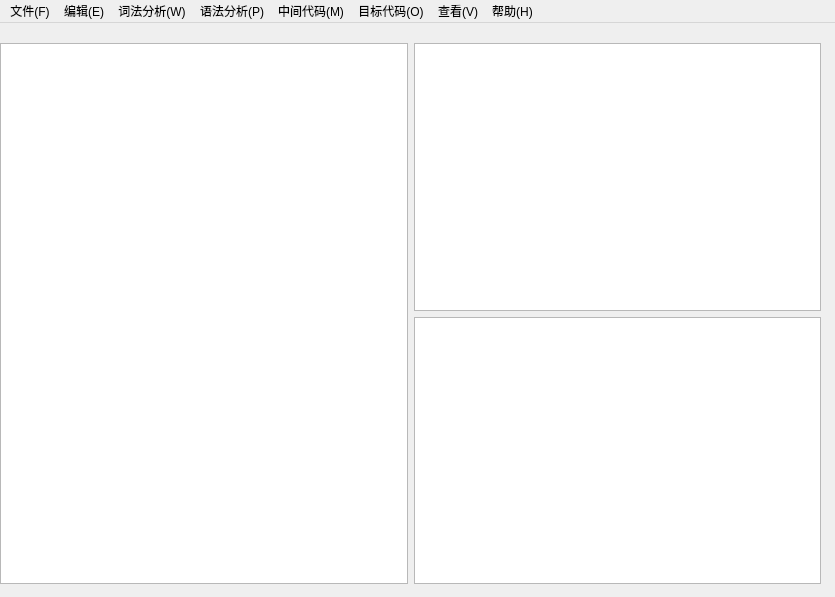
<?xml version="1.0" encoding="UTF-8"?>
<ui version="4.0">
 <class>MainWindow</class>
 <widget class="QMainWindow" name="MainWindow">
  <property name="geometry">
   <rect>
    <x>0</x>
    <y>0</y>
    <width>835</width>
    <height>597</height>
   </rect>
  </property>
  <property name="windowTitle">
   <string>西南北编译器</string>
  </property>
  <widget class="QWidget" name="centralwidget">
   <widget class="QWidget" name="horizontalLayoutWidget">
    <property name="geometry">
     <rect>
      <x>0</x>
      <y>20</y>
      <width>821</width>
      <height>541</height>
     </rect>
    </property>
    <layout class="QHBoxLayout" name="horizontalLayout">
     <item>
      <widget class="QTextEdit" name="textEdit_3"/>
     </item>
     <item>
      <layout class="QVBoxLayout" name="verticalLayout">
       <item>
        <widget class="QTextEdit" name="textEdit"/>
       </item>
       <item>
        <widget class="QTextEdit" name="textEdit_2"/>
       </item>
      </layout>
     </item>
    </layout>
   </widget>
  </widget>
  <widget class="QMenuBar" name="menuBar">
   <property name="geometry">
    <rect>
     <x>0</x>
     <y>0</y>
     <width>835</width>
     <height>26</height>
    </rect>
   </property>
   <widget class="QMenu" name="menu">
    <property name="title">
     <string>文件(F)</string>
    </property>
    <addaction name="actionnew"/>
    <addaction name="actionopen"/>
    <addaction name="actionsave"/>
    <addaction name="actionsaves"/>
    <addaction name="actionquit"/>
   </widget>
   <widget class="QMenu" name="menu_2">
    <property name="title">
     <string>编辑(E)</string>
    </property>
   </widget>
   <widget class="QMenu" name="menu_3">
    <property name="title">
     <string>词法分析(W)</string>
    </property>
    <addaction name="actionW"/>
   </widget>
   <widget class="QMenu" name="menu_4">
    <property name="title">
     <string>语法分析(P)</string>
    </property>
    <addaction name="actionP"/>
   </widget>
   <widget class="QMenu" name="menu_5">
    <property name="title">
     <string>中间代码(M)</string>
    </property>
    <addaction name="actionM"/>
   </widget>
   <widget class="QMenu" name="menu_6">
    <property name="title">
     <string>目标代码(O)</string>
    </property>
    <addaction name="actionO"/>
   </widget>
   <widget class="QMenu" name="menu_7">
    <property name="title">
     <string>查看(V)</string>
    </property>
   </widget>
   <widget class="QMenu" name="menu_8">
    <property name="title">
     <string>帮助(H)</string>
    </property>
    <addaction name="actionhelp"/>
    <addaction name="actionabout"/>
   </widget>
   <addaction name="menu"/>
   <addaction name="menu_2"/>
   <addaction name="menu_3"/>
   <addaction name="menu_4"/>
   <addaction name="menu_5"/>
   <addaction name="menu_6"/>
   <addaction name="menu_7"/>
   <addaction name="menu_8"/>
  </widget>
  <action name="actionnew">
   <property name="text">
    <string>新建(N)</string>
   </property>
   <property name="toolTip">
    <string>新建</string>
   </property>
  </action>
  <action name="actionhelp">
   <property name="text">
    <string>帮助</string>
   </property>
  </action>
  <action name="actionabout">
   <property name="text">
    <string>关于Compiler</string>
   </property>
  </action>
  <action name="actionopen">
   <property name="text">
    <string>打开(O)</string>
   </property>
  </action>
  <action name="actionsave">
   <property name="text">
    <string>保存(S)</string>
   </property>
  </action>
  <action name="actionsaves">
   <property name="text">
    <string>另存为(A)</string>
   </property>
  </action>
  <action name="actionquit">
   <property name="text">
    <string>退出(Q)</string>
   </property>
  </action>
  <action name="actionW">
   <property name="text">
    <string>词法分析(W)</string>
   </property>
  </action>
  <action name="actionP">
   <property name="text">
    <string>语法分析(P)</string>
   </property>
  </action>
  <action name="actionM">
   <property name="text">
    <string>中间代码(M)</string>
   </property>
  </action>
  <action name="actionO">
   <property name="text">
    <string>目标代码(O)</string>
   </property>
  </action>
  <action name="actionD">
   <property name="text">
    <string>识别单词(D)</string>
   </property>
  </action>
 </widget>
 <resources/>
 <connections>
  <connection>
   <sender>actionquit</sender>
   <signal>triggered()</signal>
   <receiver>MainWindow</receiver>
   <slot>close()</slot>
   <hints>
    <hint type="sourcelabel">
     <x>-1</x>
     <y>-1</y>
    </hint>
    <hint type="destinationlabel">
     <x>399</x>
     <y>299</y>
    </hint>
   </hints>
  </connection>
  <connection>
   <sender>actionopen</sender>
   <signal>triggered()</signal>
   <receiver>MainWindow</receiver>
   <slot>openFile()</slot>
   <hints>
    <hint type="sourcelabel">
     <x>-1</x>
     <y>-1</y>
    </hint>
    <hint type="destinationlabel">
     <x>413</x>
     <y>298</y>
    </hint>
   </hints>
  </connection>
  <connection>
   <sender>actionW</sender>
   <signal>triggered()</signal>
   <receiver>MainWindow</receiver>
   <slot>W()</slot>
   <hints>
    <hint type="sourcelabel">
     <x>-1</x>
     <y>-1</y>
    </hint>
    <hint type="destinationlabel">
     <x>413</x>
     <y>298</y>
    </hint>
   </hints>
  </connection>
  <connection>
   <sender>actionM</sender>
   <signal>triggered()</signal>
   <receiver>MainWindow</receiver>
   <slot>M()</slot>
   <hints>
    <hint type="sourcelabel">
     <x>-1</x>
     <y>-1</y>
    </hint>
    <hint type="destinationlabel">
     <x>417</x>
     <y>298</y>
    </hint>
   </hints>
  </connection>
  <connection>
   <sender>actionO</sender>
   <signal>triggered()</signal>
   <receiver>MainWindow</receiver>
   <slot>O()</slot>
   <hints>
    <hint type="sourcelabel">
     <x>-1</x>
     <y>-1</y>
    </hint>
    <hint type="destinationlabel">
     <x>417</x>
     <y>298</y>
    </hint>
   </hints>
  </connection>
  <connection>
   <sender>actionP</sender>
   <signal>triggered()</signal>
   <receiver>MainWindow</receiver>
   <slot>P()</slot>
   <hints>
    <hint type="sourcelabel">
     <x>-1</x>
     <y>-1</y>
    </hint>
    <hint type="destinationlabel">
     <x>417</x>
     <y>298</y>
    </hint>
   </hints>
  </connection>
  <connection>
   <sender>actionhelp</sender>
   <signal>triggered()</signal>
   <receiver>MainWindow</receiver>
   <slot>H()</slot>
   <hints>
    <hint type="sourcelabel">
     <x>-1</x>
     <y>-1</y>
    </hint>
    <hint type="destinationlabel">
     <x>417</x>
     <y>298</y>
    </hint>
   </hints>
  </connection>
  <connection>
   <sender>actionabout</sender>
   <signal>triggered()</signal>
   <receiver>MainWindow</receiver>
   <slot>A()</slot>
   <hints>
    <hint type="sourcelabel">
     <x>-1</x>
     <y>-1</y>
    </hint>
    <hint type="destinationlabel">
     <x>417</x>
     <y>298</y>
    </hint>
   </hints>
  </connection>
  <connection>
   <sender>actionsaves</sender>
   <signal>triggered()</signal>
   <receiver>MainWindow</receiver>
   <slot>S()</slot>
   <hints>
    <hint type="sourcelabel">
     <x>-1</x>
     <y>-1</y>
    </hint>
    <hint type="destinationlabel">
     <x>417</x>
     <y>298</y>
    </hint>
   </hints>
  </connection>
  <connection>
   <sender>actionsave</sender>
   <signal>triggered()</signal>
   <receiver>MainWindow</receiver>
   <slot>save()</slot>
   <hints>
    <hint type="sourcelabel">
     <x>-1</x>
     <y>-1</y>
    </hint>
    <hint type="destinationlabel">
     <x>417</x>
     <y>298</y>
    </hint>
   </hints>
  </connection>
  <connection>
   <sender>actionnew</sender>
   <signal>triggered()</signal>
   <receiver>MainWindow</receiver>
   <slot>new()</slot>
   <hints>
    <hint type="sourcelabel">
     <x>-1</x>
     <y>-1</y>
    </hint>
    <hint type="destinationlabel">
     <x>417</x>
     <y>298</y>
    </hint>
   </hints>
  </connection>
 </connections>
 <slots>
  <slot>openFile()</slot>
  <slot>W()</slot>
  <slot>P()</slot>
  <slot>M()</slot>
  <slot>O()</slot>
  <slot>H()</slot>
  <slot>A()</slot>
  <slot>S()</slot>
  <slot>save()</slot>
  <slot>new()</slot>
  <slot>D()</slot>
 </slots>
</ui>
